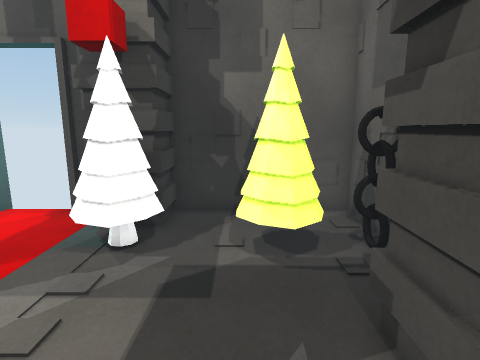
[1] (above)

16 first-person views from a walk through a Unity game level. The camera is 1.5 m above the floor, tilts 10° down and sees 80° across. The floor is counted in squares, 0.5 m on a side. Each view is taken from the middle of a square. On the plan, view 1 faces up. The plan holds only what a view shows up to about 20 squares ahead; the rest is blank. The player is left out. Some animated figures are left out. Door leaves are left out, so doorways stand open. Some surface patterns are stand-ins.

[2]
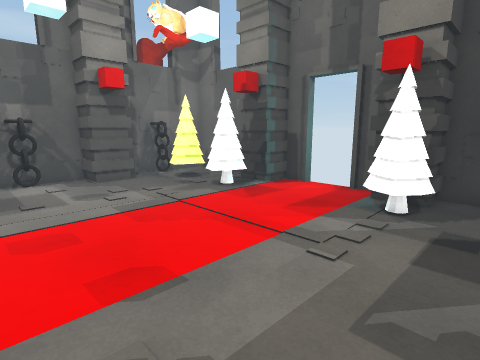

[3]
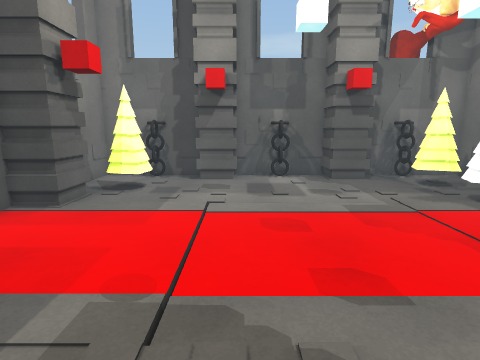

[4]
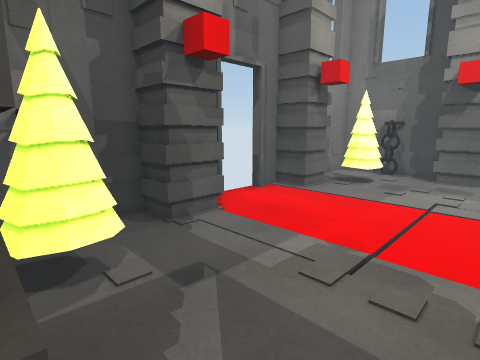

[5]
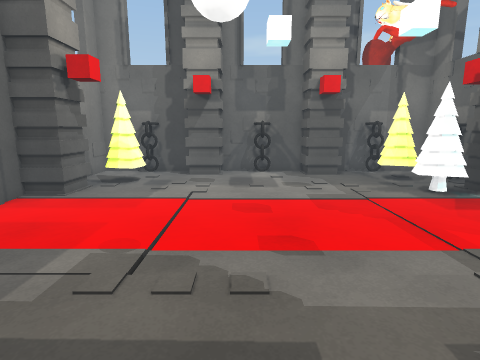

[6]
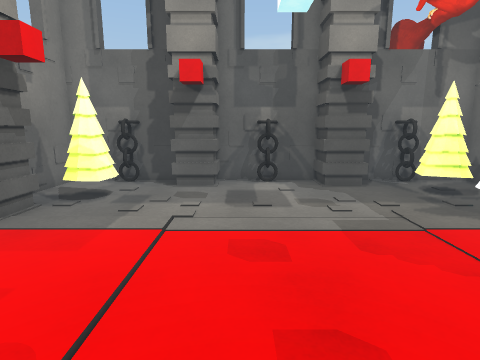

[7]
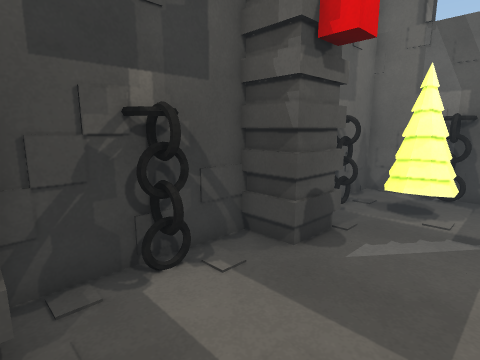

[8]
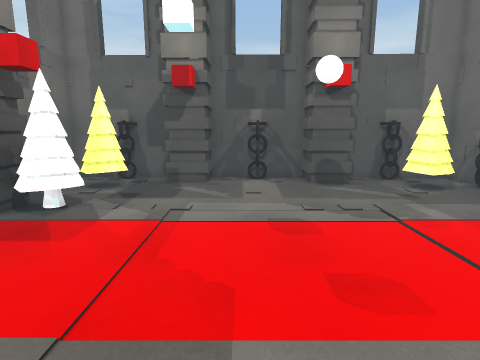

[9]
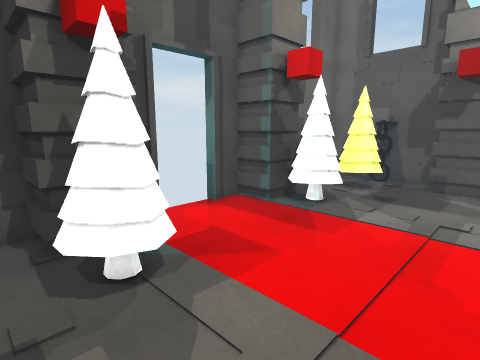

[10]
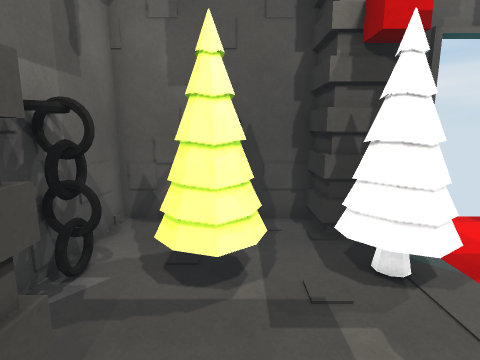

[11]
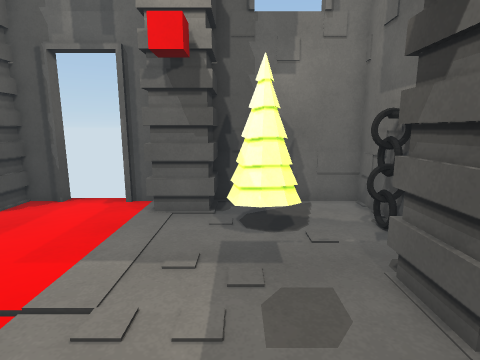

[12]
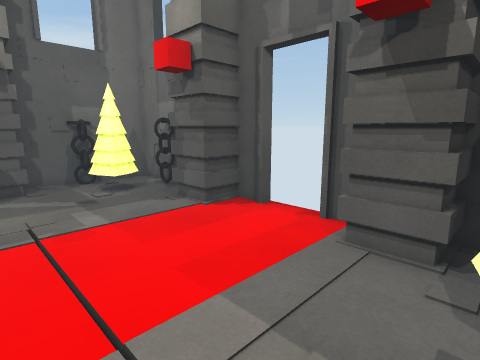

[13]
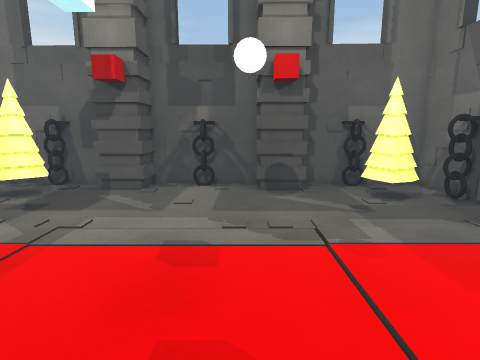

[14]
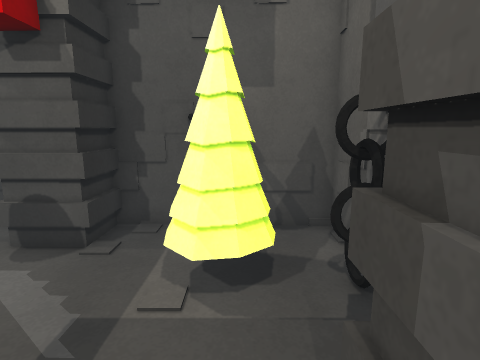

[15]
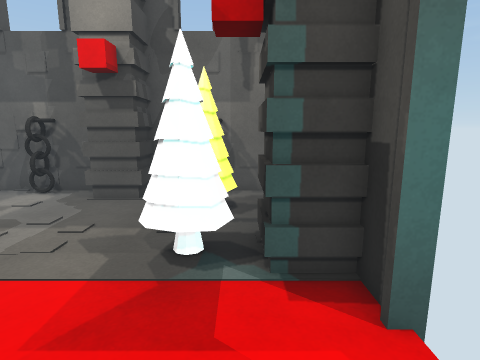

[16]
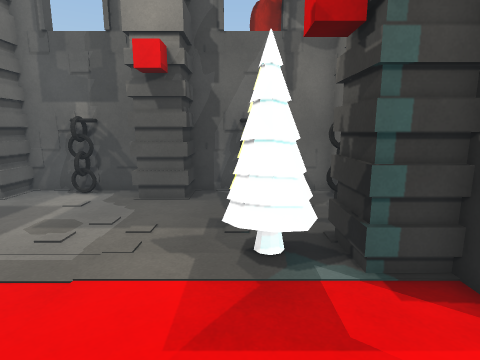

### Floor plan
Points are (right, up) in squares from view 1. A wall is a line through its corners. A room is listed if a view was taken in it or the views show most of it. See-through windows are left out.
Room 1 (views 1, 2, 3, 4, 5, 6, 7, 8, 9, 10, 11, 12, 13, 14, 15, 16)
walls: (1.9, -3.8) (3.8, -3.9); (2.6, -1) (3.9, -1); (2.8, -1.1) (3.3, -0.6); (-4.6, 8.6) (-4.6, 10.4) (-6, 10.4); (3.2, -1.7) (3.2, -0.4); (-17, 1.4) (-19, 1.4); (-10.9, -11) (-10.9, -12.9) (-9.4, -12.9); (-2.7, -10.9) (-2.7, -12.9); (-17.9, -1.5) (-18.6, -1.5); (-6.2, 10.1) (-6.2, 10.9); (-12.8, 8.5) (-12.8, 10.5); (4, 1.6) (2, 1.6) (2, 4.2); (-18.3, -0.7) (-18.3, -2); (-9, 10.4) (-10.6, 10.4) (-10.6, 8.5) (-12.6, 8.5) (-12.6, 10.4) (-15.8, 10.4); (-18.6, -1.3) (-17.9, -1.3) (-18.4, -1.8); (-9.2, -12.6) (-9.2, -13.2); (-6.2, -12.9) (-4.9, -12.9) (-4.9, -10.9) (-2.9, -10.9) (-2.9, -12.9) (3.7, -12.9) (3.8, -6.1) (1.9, -6) (1.9, -4) (3.8, -4.1) (3.9, 1.9) (2, 1.9); (-10.4, 10.5) (-10.4, 8.5); (3.8, -6.3) (1.8, -6.2); (-8.9, 10.9) (-8.9, 10.1); (-5.1, -12.9) (-5.1, -10.9); (4, 4.2) (4.1, 10.4) (-2.7, 10.4) (-2.7, 8.6); (-2.4, 10.5) (-2.4, 8.5) (-4.9, 8.5) (-4.9, 10.5); (-6.6, -13.4) (-6.6, -12.6); (-19, -4.2) (-17, -4.2); (2.6, -9.1) (3.2, -8.6); (3, -8.7) (3.4, -8.4); (3.3, 6.3) (3.3, 7.6); (3.5, 6.5) (3, 7); (-19, 3.8) (-17, 3.8); (-0.5, -12.2) (0.8, -12.2); (-0.3, -12.3) (0.1, -11.9); (-17.8, 6.5) (-19, 6.5); (-19, -6.6) (-19, -12.9) (-12.8, -12.9) (-12.8, -11); (3, -9.7) (3.1, -8.4); (-17.9, 6.6) (-18.5, 6.1); (-13.1, -13) (-13.1, -10.9) (-10.6, -10.9) (-10.6, -12.9); (4, 6.8) (2.9, 6.9); (-18.3, -8.7) (-18.3, -10); (0, -12.9) (0, -11.6); (-18.3, 7.3) (-18.3, 6); (-19, -9.3) (-17.7, -9.3); (-16.9, 10.4) (-19, 10.4) (-19, 3.6) (-17, 3.6) (-17, 1.6) (-19, 1.6) (-19, -4.4) (-17, -4.4) (-17, -6.6)
ways out: open door at (-7.5, 11); gap at (-9, -13)
objects: tree (-17, 6) to (-15, 8); tree (-16, -11) to (-14, -9); other object (-13, 6) to (-11, 8); other object (-4, 6) to (-2, 8); tree (0, -11) to (2, -9); tree (0, 6) to (2, 8)

Positions as (right, up) in squares from view 1, and headings:
1: (0, 0), facing up
2: (0, -4), facing up-left
3: (0, -4), facing left
4: (2, -3), facing down-left
5: (2, -3), facing left
6: (-2, -3), facing left
7: (-2, 2), facing down-right
8: (-14, 0), facing right
9: (-14, 1), facing up-right
10: (-15, 1), facing up
11: (-14, -1), facing down
12: (-14, -4), facing down-right
13: (-12, -3), facing right
14: (-5, -10), facing right
15: (-5, 8), facing left
16: (-5, 6), facing left
